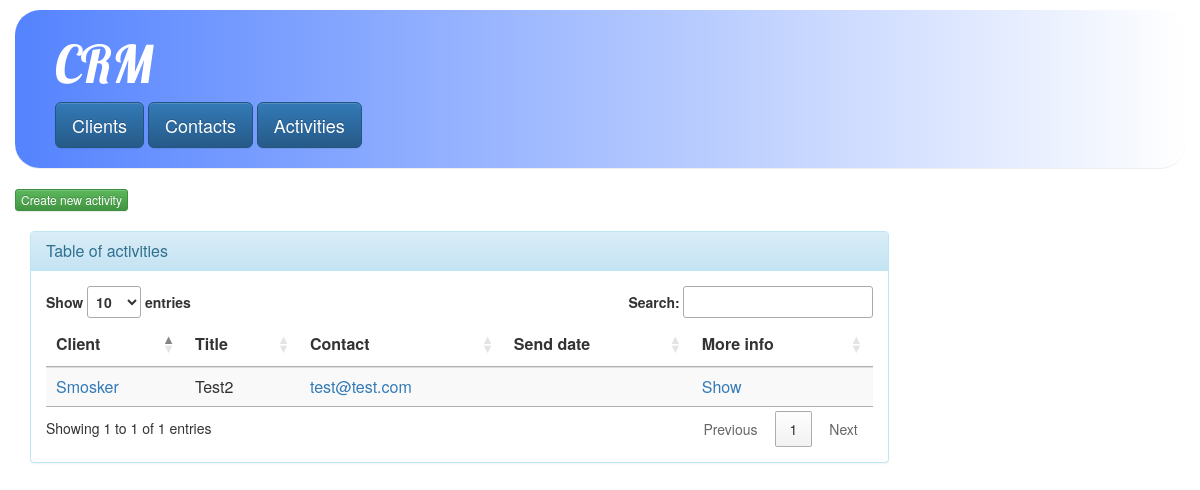
The page /crm/activities/ on the database as committed earlier.
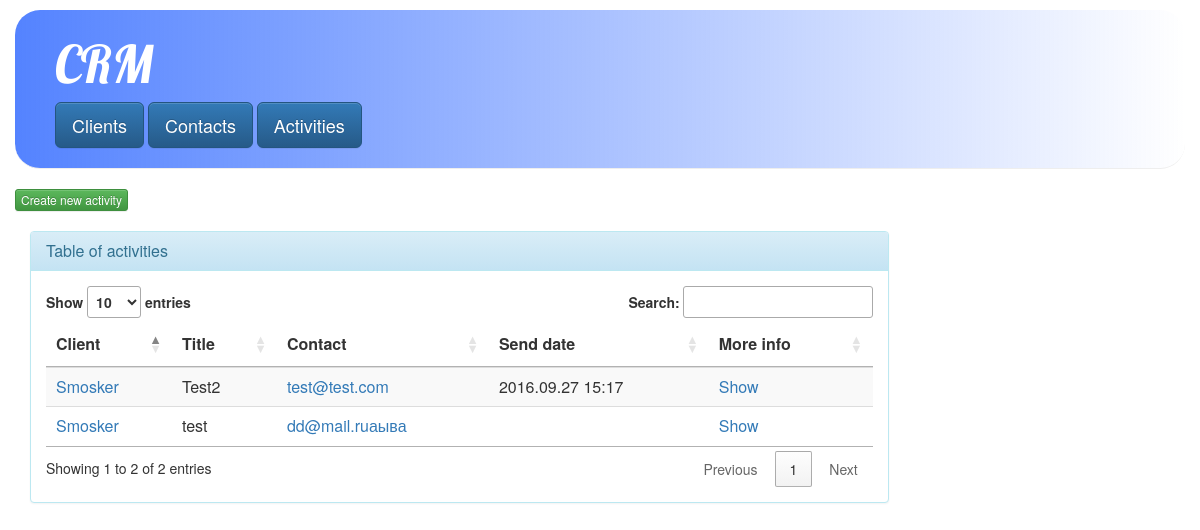
The same page on the database as committed later.
### crm/models.py (models this page shows, shortened)
class Activity(models.Model):
    title = models.CharField(max_length=30)
    text = models.CharField(max_length=10000)
    client = models.ForeignKey(Client, on_delete=models.PROTECT)
    contact = models.ForeignKey(Contact, on_delete=models.PROTECT,limit_choices_to={'active': True})
    send_date = models.DateTimeField(null=True,blank=True)

class Client(models.Model):
    name = models.CharField(max_length=200)
    loyal = models.BooleanField(default=False)

class Contact(models.Model):
    first_name = models.CharField(max_length=200)
    last_name = models.CharField(max_length=200)
    email = models.EmailField()
    phone = models.IntegerField()
    client = models.ForeignKey(Client, on_delete=models.SET_NULL,null=True,blank=True)
    active = models.BooleanField(default=True)

### crm/views.py (the view)
class Activities(generic.ListView):
    model = Activity
    template_name = 'crm/activities.html'
    context_object_name = 'activities_list'

### crm/templates/crm/activities.html
{% extends 'crm/base.html' %}
{% block content %}
<a class="btn btn-xs btn-success" href="{% url 'crm:new_activity'%}">{{ "Create new activity" }}</a>
<br>
<br>
<div class="col-md-9 ">
  <div class="panel panel-info">
    <div class="panel-heading">
      <h3 class="panel-title">Table of activities</h3>
    </div>
    <div class="panel-body">
      {% if activities_list %}
        <table id="contacts_table" class="table table-striped">
          <thead>
            <tr>
              <th>Client</th>
              <th>Title</th>
              <th>Contact</th>
              <th>Send date</th>
              <th>More info</th>
            </tr>
          </thead>
          <tbody>
            {% for activity in activities_list %}
            <tr>
              <td><a href="{% url 'crm:client' activity.client.id%}">{{ activity.client.name }}</a></td>
              <td> {{ activity.title }}</td>
              <td><a href="{% url 'crm:contact' activity.contact.id%}">{{ activity.contact.email }}</a></td>
              <td> {{ activity.send_date|date:"Y.m.d H:i"}}</td>
              <td><a href="{% url 'crm:activity' activity.id%}">Show</a></td>
            </tr>
            {% endfor %}
          </tbody>
        </table>
      {% else %}
      <p>No activities are available.</p>
      {% endif %}
    </div>
  </div>
</div>
{% endblock content %}

Rows that differ between the two databases and show on the page:
changed Activity "Test2": send_date (not shown) → "2016.09.27 15:17"
added Activity: client.name "Smosker", title "test", contact.email "dd@mail.ruаыва"
Other text that changed with them:
text written by a page script: "Show entries Search: Showing 1 to 1 of 1 entries Previous 1 Next" → "Show entries Search: Showing 1 to 2 of 2 entries Previous 1 Next"
